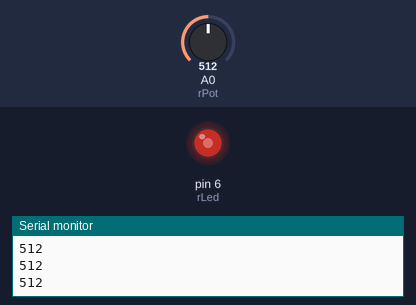
Simulated run of this sketch. Board: Arduino Uno, built with avr-gcc and run on an emulated ATmega328P. Shown: output pins drawn as LEDs (lit = HIGH), the last lines printed to the serial monitor. The inputs (shaded band) are chosen by the test bench; at power-on: A0 (rPot) = 512.

Above: at 1.2 s.
1.3 s: A0 (rPot) set to 716
At 2.0 s:
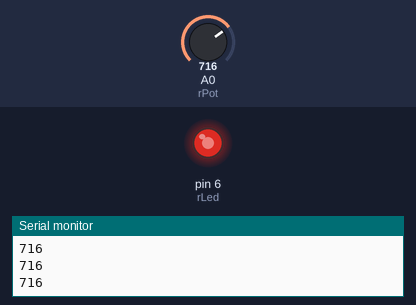
2.8 s: A0 (rPot) set to 900
At 3.2 s:
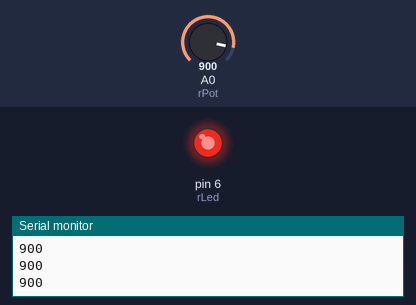
4.3 s: A0 (rPot) set to 122
At 5.5 s:
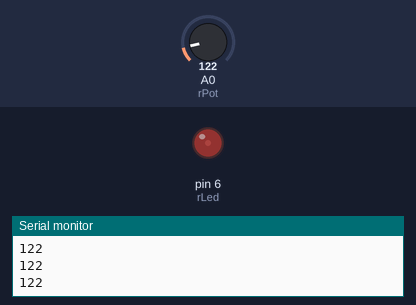
5.8 s: A0 (rPot) set to 0
At 6.7 s:
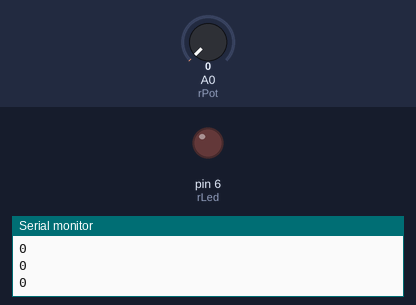
Timing chart, 0 to 8.3 s (numbered marks = the images above; inputs shaded):
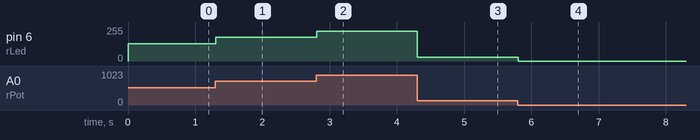

The sketch:

potToR.ino
```cpp
// set up a pot -- red code only

int rPot = A0; //  where is circuit
int rState = 0;

int rLed = 6;

void setup() {
  // put your setup code here, to run once:
  pinMode(rPot, INPUT);
  pinMode(rLed, OUTPUT);

  Serial.begin(9600);
}

void loop() {
  // put your main code here, to run repeatedly:

  rState = analogRead(rPot);
  Serial.println(rState);
  analogWrite(rLed, rState/4);

}
```

Measured:
- after the input at 1.3 s, pin 6 (rLed): 128/255 → 179/255 at once
- after the input at 2.8 s, pin 6 (rLed): 179/255 → 225/255 at once
- after the input at 4.3 s, pin 6 (rLed): 225/255 → 30/255 at once
- after the input at 5.8 s, pin 6 (rLed): 30/255 → 0/255 at once
